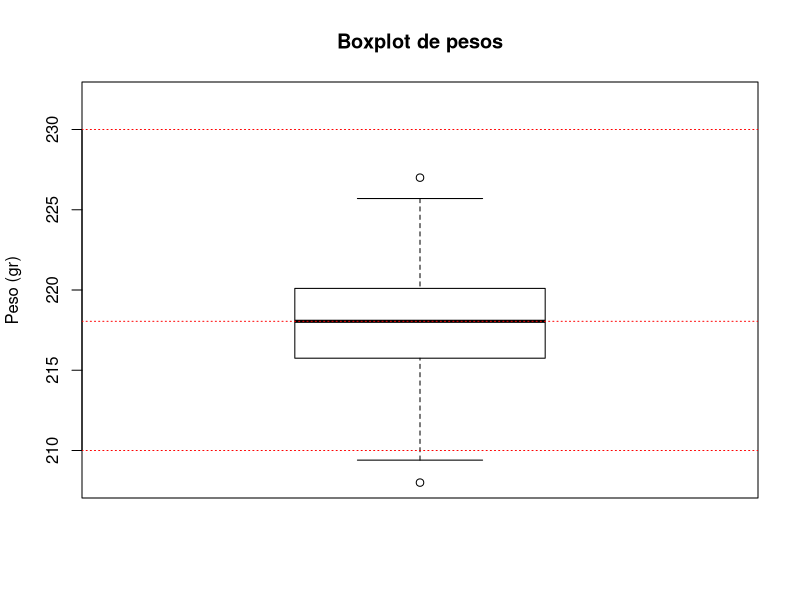
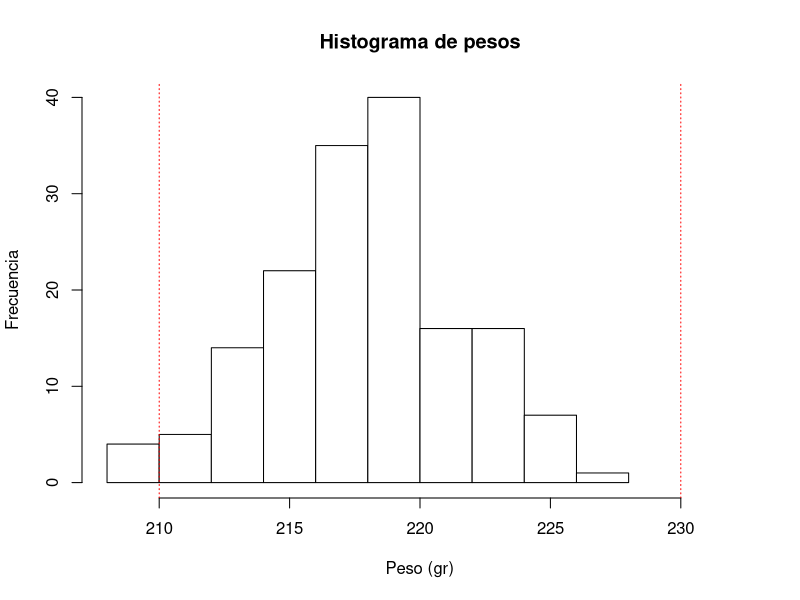
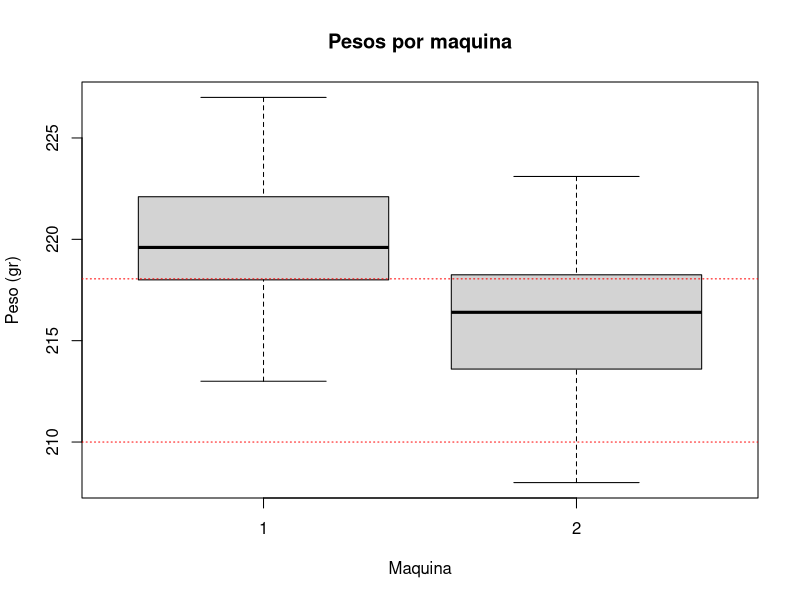
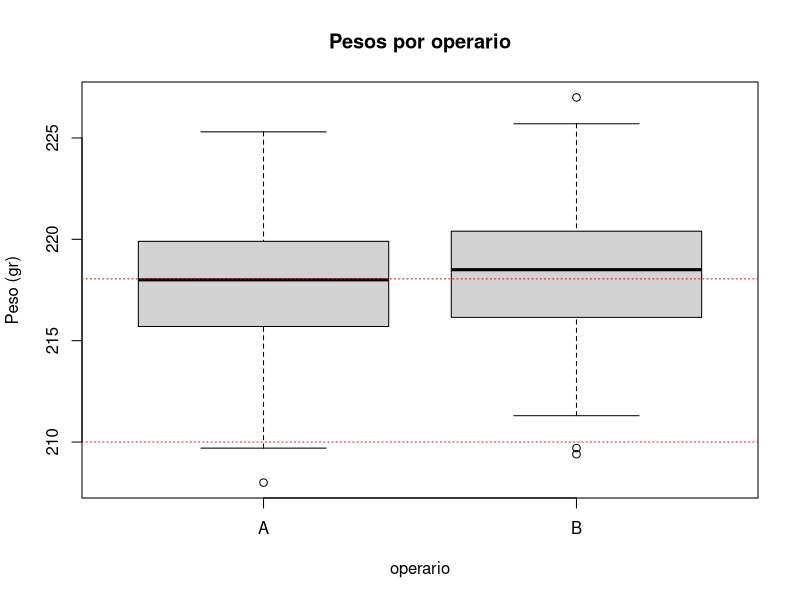
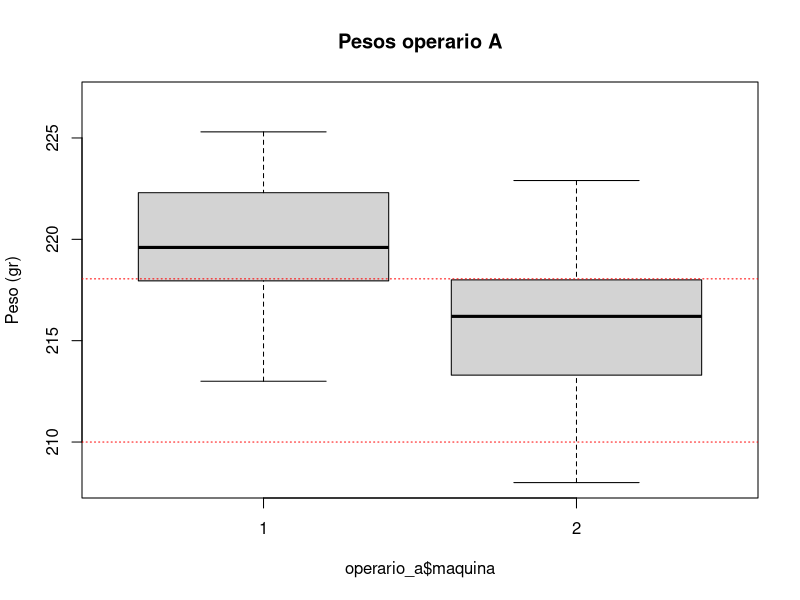
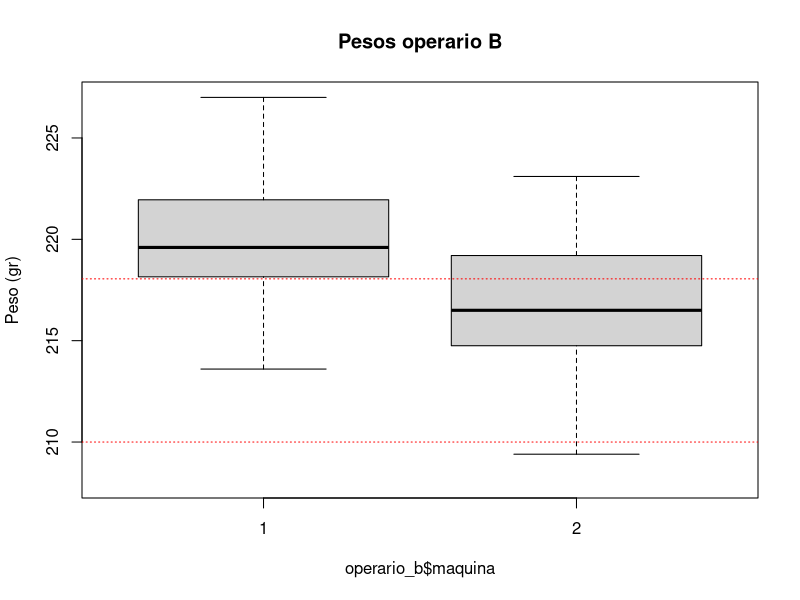
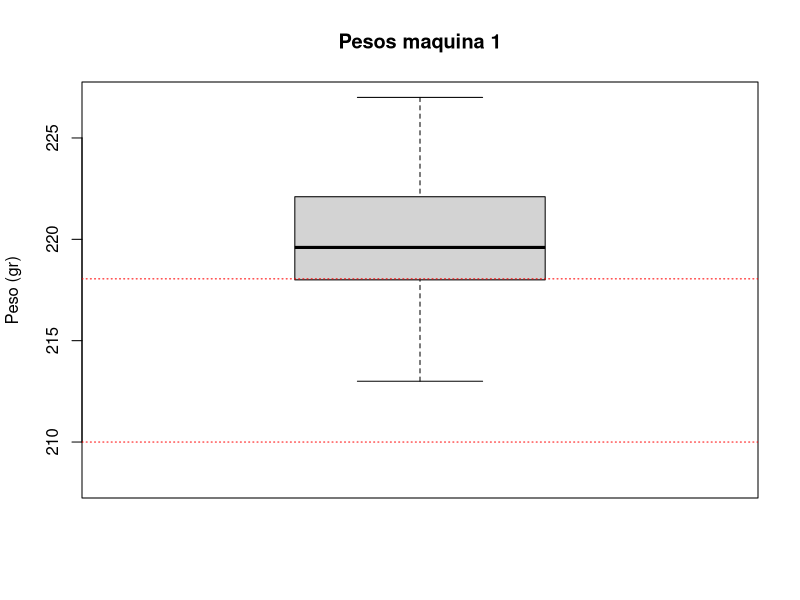
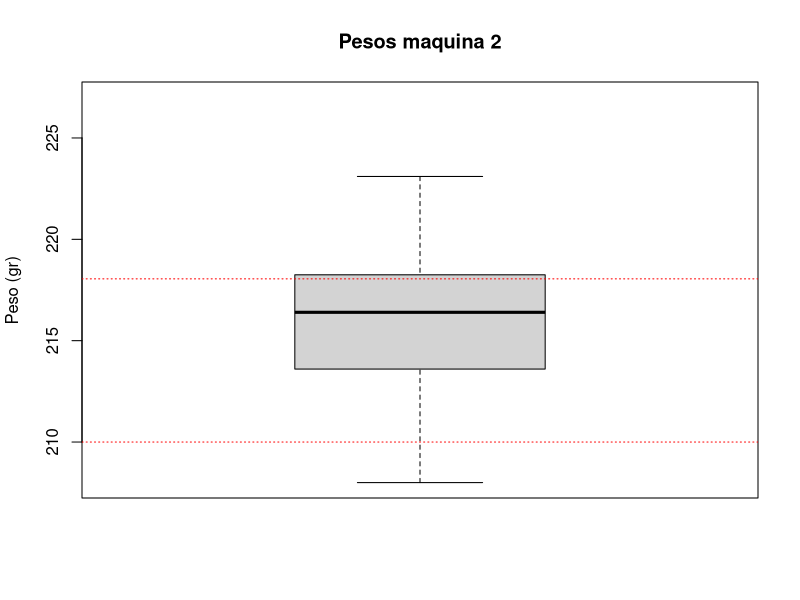

The R script that drew these images, in order:
datos <- read.table("data_embutidos.txt", header = TRUE, dec = ".")

#--- Valores necesarios para gráficas ---#

lim_s = 230 #Limite superior del peso
lim_i = 210 #Limite inferrior del peso

max = max(datos$peso)
min = min(datos$peso)

peso_media = median(datos$peso)

#--- Gráficas ---#

##--- Pesos ---##

###--- General ---###
x11() ; #par(mfrow = c(1, 1))

x11()
boxplot(datos$peso,
        ylab = "Peso (gr)",
        ylim = c(min, max+5),
        col  = "White",
        main = "Boxplot de pesos")

abline(h = c(peso_media, lim_s, lim_i),
    lty = 3, 
    col = "Red")

x11()
hist(datos$peso,
     xlab = "Peso (gr)",
     ylab = "Frecuencia",
     xlim = c(min,max+5),
     col = "white",
     main = "Histograma de pesos")

abline(v = c(lim_s, lim_i),
       lty = 3,
       col = "Red")


###--- Maquina ---##

x11()
boxplot(datos$peso ~ datos$maquina,
        xlab  = "Maquina", 
        ylab  = "Peso (gr)",
        names = c("1", "2"),
        main  = "Pesos por maquina",
        ylim  = c(min, max)
)

abline(h = c(peso_media, lim_s, lim_i),
    lty = 3, 
    col = "Red",
)

###--- Operarios general ---###

x11()
boxplot(datos$peso ~ datos$operario,
        xlab  = "operario", 
        ylab  = "Peso (gr)",
        names = c("A", "B"),
        main  = "Pesos por operario",
        ylim  = c(min, max)
)

abline(h = c(peso_media, lim_s, lim_i),
    lty = 3, 
    col ="Red",
)


###--- Operarios separados ---###

## NOTA: Instalar dplyr primero
operario_a <- dplyr :: filter(datos, operario == "A") 
operario_b <- dplyr :: filter(datos, operario == "B")

####--- Operario A ---####

x11()
boxplot(operario_a$peso ~ operario_a$maquina,
        ylab  = "Peso (gr)",
        names = c("1", "2"),
        main  = "Pesos operario A",
        ylim  = c(min, max)
)
abline(h = c(peso_media, lim_s, lim_i),
    lty = 3, 
    col ="Red",
)

####--- Operario B ---####

x11()
boxplot(operario_b$peso ~ operario_b$maquina,
        ylab  = "Peso (gr)",
        names = c("1", "2"),
        main  = "Pesos operario B",
        ylim  = c(min, max)
)
abline(h = c(peso_media, lim_s, lim_i),
    lty = 3, 
    col ="Red",
)

###--- Maquinas separadas ---###

maquina_1 <- dplyr :: filter(datos, maquina == 1)
maquina_2 <- dplyr :: filter(datos, maquina == 2)

####--- Maquina A ---####

x11()
boxplot(maquina_1$peso,
        ylab  = "Peso (gr)",
        names = c("1"),
        main  = "Pesos maquina 1",
        ylim  = c(min, max)
)
abline(h = c(peso_media, lim_s, lim_i),
       lty = 3, 
       col ="Red",
)

####--- Maquina B ---####

x11()
boxplot(maquina_2$peso,
        ylab  = "Peso (gr)",
        names = c("2"),
        main  = "Pesos maquina 2",
        ylim  = c(min, max)
)
abline(h = c(peso_media, lim_s, lim_i),
       lty = 3, 
       col ="Red",
)